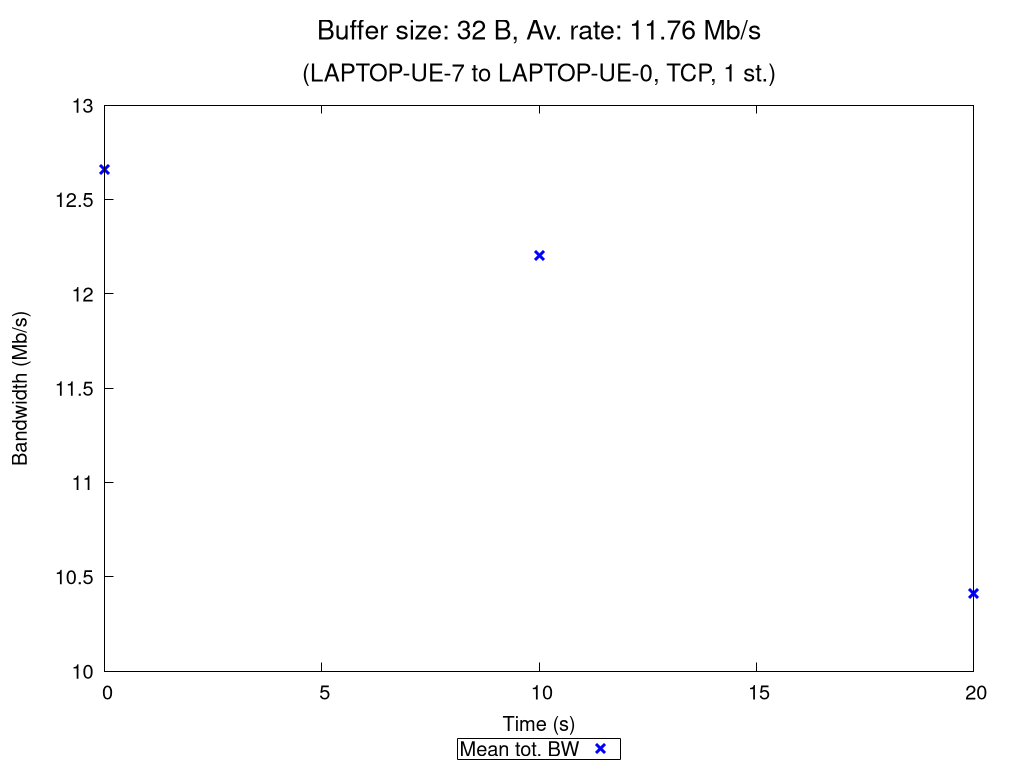

Write gnuplot code to recreate this figure.
set terminal pngcairo nocrop enhanced size 1024,768 font "Verdana,15"
set output "TCP_1_st_2020_10_27_19-25-36_two2one_00032B.png"

set title "{/=20 Buffer size: 32 B, Av. rate: 11.76 Mb/s}\n\n{/=18 (LAPTOP-UE-7 to LAPTOP-UE-0, TCP, 1 st.)}"

set xlabel "Time (s)"
set ylabel "Bandwidth (Mb/s)"
set ytics nomirror
set key bmargin center horizontal box samplen 1 width -1
set bmargin 4.6
set rmargin 4.5

rf = 1000000.0  # rate factor
set style fill transparent solid 0.2 noborder
set autoscale xfix
plot "TCP_1_st_2020_10_27_19-25-36_two2one_00032B_iperf_processed.dat" using 1:($2/rf-$3/rf):($2/rf+$3/rf) with filledcurves lc rgb "blue" notitle, \
     "" using 1:($2/rf) with points pt 2 ps 1.5 lw 3 lc rgb "blue" title "Mean tot. BW", \
